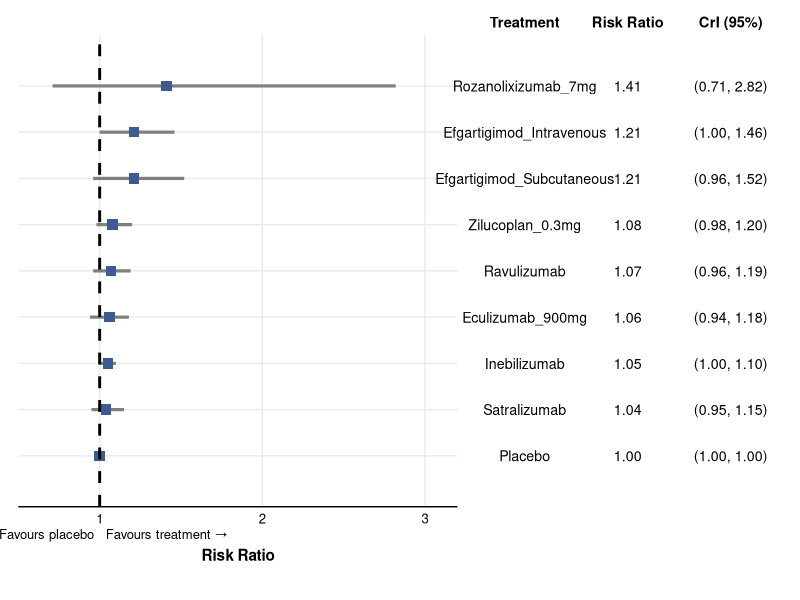
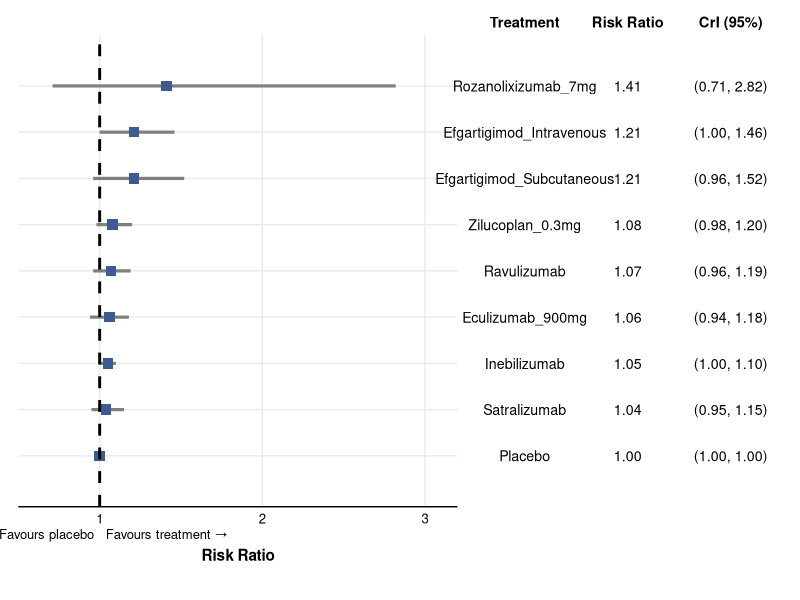

The R script that drew these images, in order:
library(tidyverse)
library(patchwork)

# suitably use setwd()
df <- openxlsx::read.xlsx("Table_03_MG_ADL_3pt_improvement.xlsx")

# Preserve top-to-bottom order in the plot
df$Treatment <- factor(df$Treatment, levels = rev(df$Treatment))

# Label column combining RR and CrI, formatted with fixed decimals
df$RR_label  <- sprintf("%.2f", df$RR)
df$CrI_label <- sprintf("(%.2f, %.2f)", df$lower, df$upper)

n <- nrow(df)

# ---- Forest plot (left panel)

p_forest <- ggplot(df, aes(x = RR, y = Treatment)) +
  geom_errorbarh(aes(xmin = lower, xmax = upper), height = 0, linewidth = 1.1, color = "grey50") +
  geom_point(size = 3.2, shape = 15, color = "#3B5B92") +
  geom_vline(xintercept = 1,
             linetype = "dashed",
             color = "black",
             linewidth = 1) +
  annotate("text", x = 1, y = -0.15, label = "\u2190 Favours placebo",
           hjust = 1.05, vjust = 3, size = 3.3, color = "black") +
  annotate("text", x = 1, y = -0.15, label = "Favours treatment \u2192",
           hjust = -0.05, vjust = 3, size = 3.3, color = "black") +
  scale_x_continuous(
    breaks = c(1, 2, 3),
    limits = c(0.5, 3.2), # tweak
    expand = c(0, 0)
  ) +
  labs(x = "Risk Ratio", y = NULL) +
  coord_cartesian(ylim = c(0.5, n + 0.5), clip = "off") +
  theme_minimal(base_size = 11) +
  theme(
    panel.grid.minor = element_blank(),
    panel.grid.major.y = element_line(color = "grey92", linewidth = 0.5),
    panel.grid.major.x = element_line(color = "grey92", linewidth = 0.5),
    axis.text.y = element_blank(),
    axis.ticks.y = element_blank(),
    axis.text.x = element_text(size = 9.5, color = "black"),
    axis.line.x = element_line(),
    axis.title.x = element_text(size = 11, face = "bold", margin = margin(t = 16)),
    plot.margin = margin(t = 5, r = 4, b = 20, l = 5)
  )

# ---- Table panel (right side): Treatment | Risk Ratio | CrI (95%) ----
# Build a long-format data frame so all three "columns" share the same y-axis
# and therefore stay row-aligned with the forest plot via patchwork.

tbl <- data.frame(
  Treatment = rep(df$Treatment, 3),
  col = factor(rep(c("Treatment", "Risk Ratio", "CrI (95%)"), each = n),
               levels = c("Treatment", "Risk Ratio", "CrI (95%)")),
  label = c(as.character(df$Treatment), df$RR_label, df$CrI_label)
)

p_table <- ggplot(tbl, aes(x = col, y = Treatment, label = label)) +
  geom_text(size = 3.6, color = "black", hjust = 0.5) +
  scale_x_discrete(position = "top") +
  coord_cartesian(ylim = c(0.5, n + 0.5), clip = "off") +
  theme_void(base_size = 11) +
  theme(
    axis.text.x.top = element_text(size = 10.5, face = "bold", color = "black",
                                    margin = margin(b = 4)),
    plot.margin = margin(t = 5, r = 0, b = 10, l = 0)
  )

# ---- Combine: forest plot (left) + table (right), rows aligned ----
final_plot <- p_forest + p_table + plot_layout(widths = c(1, 0.75)) # tweak

final_plot

# suitably use setwd()
ggsave("FP_03_MG_ADL_3pt_improvement.png", 
       final_plot,
       width = 12, 
       height = 5.5, 
       dpi = 1000, 
       bg = "white")
